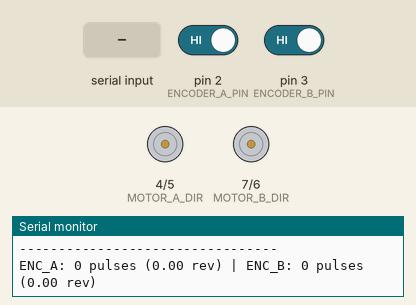
This sketch was run on a simulated Arduino Uno, built with avr-gcc and run on an emulated ATmega328P. Parts: direction and speed pins drawn as motors (green arrow = direction pin HIGH = forward, orange = LOW = backward, longer = more drive), the last lines printed to the serial monitor. The test bench sets the inputs (shaded band); at power-on: pin 2 (ENCODER_A_PIN) HIGH, pin 3 (ENCODER_B_PIN) HIGH.

Above: at 1.3 s.
1.4 s: "w" received over Serial
At 2.4 s:
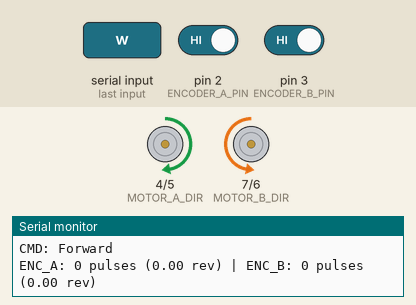
2.9 s: "s" received over Serial
At 3.5 s:
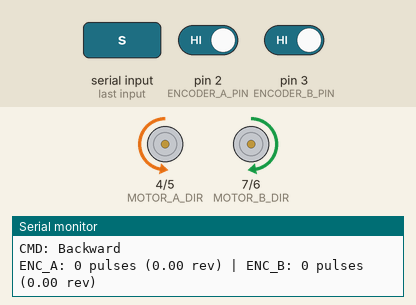
4.4 s: "a" received over Serial
At 4.7 s:
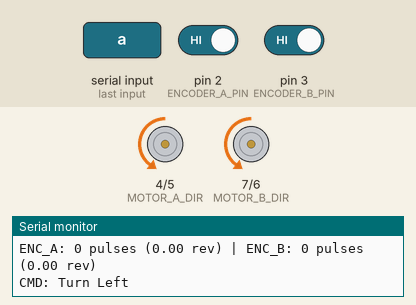
5.9 s: "d" received over Serial
At 7.0 s:
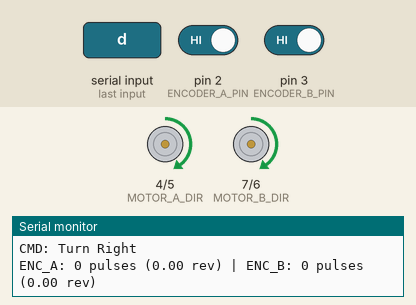
7.4 s: "x" received over Serial
At 8.1 s:
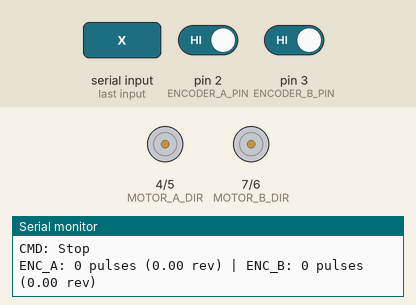
Timing chart, 0 to 9.9 s (numbered marks = the images above; inputs shaded):
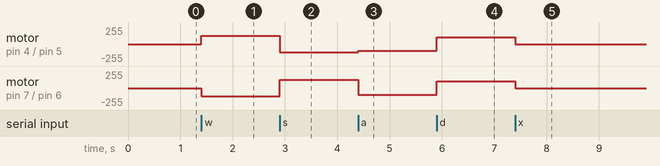

Measured:
- after the input at 1.4 s, motor on pin 4 (MOTOR_A_DIR) / pin 5 (MOTOR_A_PWM): stopped → forward 127/255 at once; motor on pin 7 (MOTOR_B_DIR) / pin 6 (MOTOR_B_PWM): stopped → backward 127/255 at once
- after the input at 2.9 s, motor on pin 4 (MOTOR_A_DIR) / pin 5 (MOTOR_A_PWM): forward 127/255 → backward 127/255 at once; motor on pin 7 (MOTOR_B_DIR) / pin 6 (MOTOR_B_PWM): backward 127/255 → forward 127/255 at once
- after the input at 4.4 s, motor on pin 4 (MOTOR_A_DIR) / pin 5 (MOTOR_A_PWM): backward 127/255 → backward 100/255 at once; motor on pin 7 (MOTOR_B_DIR) / pin 6 (MOTOR_B_PWM): forward 127/255 → backward 100/255 at once
- after the input at 5.9 s, motor on pin 4 (MOTOR_A_DIR) / pin 5 (MOTOR_A_PWM), motor on pin 7 (MOTOR_B_DIR) / pin 6 (MOTOR_B_PWM): backward 100/255 → forward 100/255 at once
- after the input at 7.4 s, motor on pin 4 (MOTOR_A_DIR) / pin 5 (MOTOR_A_PWM), motor on pin 7 (MOTOR_B_DIR) / pin 6 (MOTOR_B_PWM): forward 100/255 → stopped at once

The sketch:

motor_control.ino
```cpp
/*
 * Autonomous Rescue Robot - Motor Control Module
 * Author: Harish Venkatesan Muthukumaran Rajamani
 * University of York - MSc Robotics Project
 *
 * Description:
 *   Controls two Mecanum wheels (one side of the robot) via serial commands.
 *   Uses encoder feedback for distance/revolution tracking.
 *   Upload this sketch to BOTH Arduino motor controllers:
 *     - Arduino 1 (COM7): Front-left & Front-right motors
 *     - Arduino 2 (COM5): Rear-left & Rear-right motors
 *
 * Serial Commands:
 *   'w' - Move forward
 *   's' - Move backward
 *   'a' - Turn left
 *   'd' - Turn right
 *   'q' - Strafe left
 *   'e' - Strafe right (or stop, depending on config)
 *   'x' - Stop all motors
 *
 * Hardware:
 *   - 2x DC Motors with Mecanum wheels
 *   - Motor driver (e.g., L298N or similar H-bridge)
 *   - 2x Rotary encoders
 */

// ===================== Pin Definitions =====================
// Motor A (e.g., Left wheel)
#define MOTOR_A_PWM     5     // PWM pin for Motor A speed
#define MOTOR_A_DIR     4     // Direction pin for Motor A
#define ENCODER_A_PIN   2     // Encoder A interrupt pin

// Motor B (e.g., Right wheel)
#define MOTOR_B_PWM     6     // PWM pin for Motor B speed
#define MOTOR_B_DIR     7     // Direction pin for Motor B
#define ENCODER_B_PIN   3     // Encoder B interrupt pin

// ===================== Constants =====================
#define BAUD_RATE       9600
#define DEFAULT_SPEED   127   // 50% duty cycle (0-255)
#define TURN_SPEED      100   // Reduced speed for turning
#define PULSES_PER_REV  360   // Encoder pulses per wheel revolution
#define PRINT_INTERVAL  1000  // Encoder status print interval (ms)

// Direction constants
#define CW   1   // Clockwise
#define CCW  0   // Counter-clockwise

// ===================== Variables =====================
volatile long encoderA_count = 0;   // Encoder A pulse count
volatile long encoderB_count = 0;   // Encoder B pulse count
int motorA_direction = CW;          // Current direction of Motor A
int motorB_direction = CCW;         // Current direction of Motor B
unsigned long lastPrintTime = 0;    // Timer for encoder status printing
char currentCommand = 'x';         // Current movement command

// ===================== Motor Control Functions =====================

/**
 * Set the direction of a specific motor
 * @param motor: 'A' or 'B'
 * @param direction: CW or CCW
 */
void motorSetDir(char motor, int direction) {
  if (motor == 'A') {
    motorA_direction = direction;
    digitalWrite(MOTOR_A_DIR, direction);
  } else if (motor == 'B') {
    motorB_direction = direction;
    digitalWrite(MOTOR_B_DIR, direction);
  }
}

/**
 * Set the speed (PWM) of a specific motor
 * @param motor: 'A' or 'B'
 * @param speed: PWM value (0-255)
 */
void motorSetSpeed(char motor, int speed) {
  if (motor == 'A') {
    analogWrite(MOTOR_A_PWM, speed);
  } else if (motor == 'B') {
    analogWrite(MOTOR_B_PWM, speed);
  }
}

/**
 * Move the robot forward at 50% speed
 * Motor A: CW, Motor B: CCW (for Mecanum wheel configuration)
 */
void moveForward() {
  motorSetDir('A', CW);
  motorSetDir('B', CCW);
  motorSetSpeed('A', DEFAULT_SPEED);
  motorSetSpeed('B', DEFAULT_SPEED);
  Serial.println("CMD: Forward");
}

/**
 * Move the robot backward at 50% speed
 * Motor A: CCW, Motor B: CW
 */
void moveBackward() {
  motorSetDir('A', CCW);
  motorSetDir('B', CW);
  motorSetSpeed('A', DEFAULT_SPEED);
  motorSetSpeed('B', DEFAULT_SPEED);
  Serial.println("CMD: Backward");
}

/**
 * Turn the robot left
 * Both motors rotate CCW
 */
void turnLeft() {
  motorSetDir('A', CCW);
  motorSetDir('B', CCW);
  motorSetSpeed('A', TURN_SPEED);
  motorSetSpeed('B', TURN_SPEED);
  Serial.println("CMD: Turn Left");
}

/**
 * Turn the robot right
 * Both motors rotate CW
 */
void turnRight() {
  motorSetDir('A', CW);
  motorSetDir('B', CW);
  motorSetSpeed('A', TURN_SPEED);
  motorSetSpeed('B', TURN_SPEED);
  Serial.println("CMD: Turn Right");
}

/**
 * Strafe left (Mecanum wheel lateral movement)
 */
void strafeLeft() {
  motorSetDir('A', CCW);
  motorSetDir('B', CW);
  motorSetSpeed('A', DEFAULT_SPEED);
  motorSetSpeed('B', DEFAULT_SPEED);
  Serial.println("CMD: Strafe Left");
}

/**
 * Strafe right (Mecanum wheel lateral movement)
 */
void strafeRight() {
  motorSetDir('A', CW);
  motorSetDir('B', CCW);
  motorSetSpeed('A', DEFAULT_SPEED);
  motorSetSpeed('B', DEFAULT_SPEED);
  Serial.println("CMD: Strafe Right");
}

/**
 * Stop both motors
 */
void stopMotors() {
  motorSetSpeed('A', 0);
  motorSetSpeed('B', 0);
  Serial.println("CMD: Stop");
}

// ===================== Encoder ISR Functions =====================

/**
 * Interrupt Service Routine for Encoder A
 * Increments or decrements based on motor direction
 */
void ENCA_ISR() {
  if (motorA_direction == CW) {
    encoderA_count++;
  } else {
    encoderA_count--;
  }
}

/**
 * Interrupt Service Routine for Encoder B
 * Increments or decrements based on motor direction
 */
void ENCB_ISR() {
  if (motorB_direction == CW) {
    encoderB_count++;
  } else {
    encoderB_count--;
  }
}

/**
 * Get the number of revolutions from encoder count
 */
float getRevolutions(long pulseCount) {
  return (float)abs(pulseCount) / PULSES_PER_REV;
}

// ===================== Setup =====================
void setup() {
  Serial.begin(BAUD_RATE);

  // Motor pins
  pinMode(MOTOR_A_PWM, OUTPUT);
  pinMode(MOTOR_A_DIR, OUTPUT);
  pinMode(MOTOR_B_PWM, OUTPUT);
  pinMode(MOTOR_B_DIR, OUTPUT);

  // Encoder pins with interrupts
  pinMode(ENCODER_A_PIN, INPUT_PULLUP);
  pinMode(ENCODER_B_PIN, INPUT_PULLUP);
  attachInterrupt(digitalPinToInterrupt(ENCODER_A_PIN), ENCA_ISR, RISING);
  attachInterrupt(digitalPinToInterrupt(ENCODER_B_PIN), ENCB_ISR, RISING);

  // Initialize motors to stopped state
  stopMotors();

  Serial.println("=== Rescue Robot Motor Control ===");
  Serial.println("Commands: w=fwd, s=back, a=left, d=right, q=strafe_L, e=strafe_R, x=stop");
  Serial.println("Motor controller ready.");
  Serial.println("---------------------------------");
}

// ===================== Main Loop =====================
void loop() {
  // Check for serial input commands
  if (Serial.available() > 0) {
    char command = Serial.read();

    // Only process if command has changed
    if (command != currentCommand) {
      currentCommand = command;

      switch (command) {
        case 'w':
          moveForward();
          break;
        case 's':
          moveBackward();
          break;
        case 'a':
          turnLeft();
          break;
        case 'd':
          turnRight();
          break;
        case 'q':
          strafeLeft();
          break;
        case 'e':
          strafeRight();
          break;
        case 'x':
          stopMotors();
          break;
        default:
          Serial.print("Unknown command: ");
          Serial.println(command);
          break;
      }
    }
  }

  // Periodically print encoder status for debugging
  unsigned long currentTime = millis();
  if (currentTime - lastPrintTime >= PRINT_INTERVAL) {
    lastPrintTime = currentTime;

    Serial.print("ENC_A: ");
    Serial.print(encoderA_count);
    Serial.print(" pulses (");
    Serial.print(getRevolutions(encoderA_count), 2);
    Serial.print(" rev) | ENC_B: ");
    Serial.print(encoderB_count);
    Serial.print(" pulses (");
    Serial.print(getRevolutions(encoderB_count), 2);
    Serial.println(" rev)");
  }
}
```
